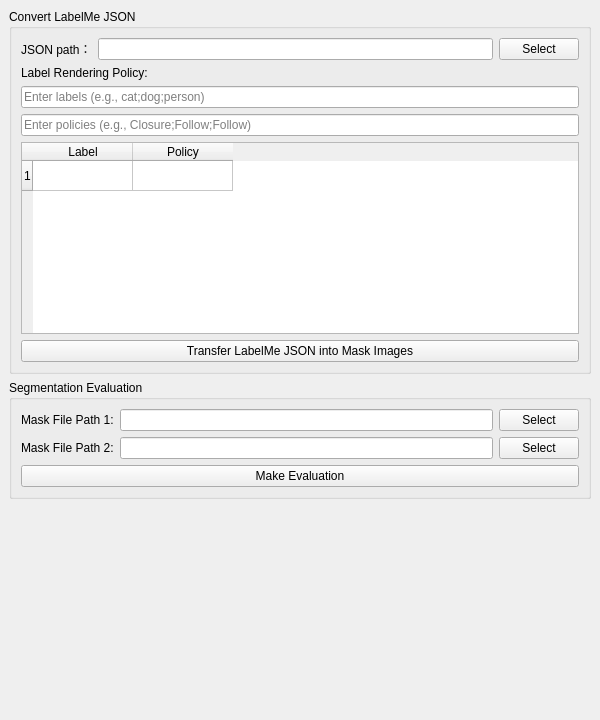
<?xml version="1.0" encoding="UTF-8"?>
<ui version="4.0">
 <class>EvalForm</class>
 <widget class="QWidget" name="EvalForm">
  <property name="geometry">
   <rect>
    <x>0</x>
    <y>0</y>
    <width>600</width>
    <height>720</height>
   </rect>
  </property>
  <property name="windowTitle">
   <string>Evaluation</string>
  </property>
  <layout class="QVBoxLayout" name="verticalLayout">
   <property name="spacing">
    <number>6</number>
   </property>
   <property name="leftMargin">
    <number>9</number>
   </property>
   <property name="topMargin">
    <number>9</number>
   </property>
   <property name="rightMargin">
    <number>9</number>
   </property>
   <property name="bottomMargin">
    <number>9</number>
   </property>

   <!-- 使用 GroupBox 包装第一部分 -->
   <item>
    <widget class="QGroupBox" name="groupLabelme">
     <property name="title">
      <string>Convert LabelMe JSON</string>
     </property>
     <layout class="QVBoxLayout" name="verticalLayout_2">
      <item>
       <layout class="QHBoxLayout" name="horizontalLayout_json">
        <item>
         <widget class="QLabel" name="labelTrainJson">
          <property name="text">
           <string>JSON path：</string>
          </property>
         </widget>
        </item>
        <item>
         <widget class="QLineEdit" name="lineTrainJson"/>
        </item>
        <item>
         <widget class="QPushButton" name="btnSelectJson">
          <property name="text">
           <string>Select</string>
          </property>
         </widget>
        </item>
       </layout>
      </item>
      <item>
       <widget class="QLabel" name="labelPolicy">
        <property name="text">
         <string>Label Rendering Policy:</string>
        </property>
       </widget>
      </item>
      <item>
       <widget class="QLineEdit" name="lineLabelFilter">
        <property name="placeholderText">
         <string>Enter labels (e.g., cat;dog;person)</string>
        </property>
       </widget>
      </item>
      <item>
       <widget class="QLineEdit" name="linePolicy">
        <property name="placeholderText">
         <string>Enter policies (e.g., Closure;Follow;Follow)</string>
        </property>
       </widget>
      </item>
      <item>
       <widget class="QTableWidget" name="tablePolicy">
        <property name="sizePolicy">
         <sizepolicy hsizetype="Expanding" vsizetype="Expanding">
          <horstretch>0</horstretch>
          <verstretch>1</verstretch>
         </sizepolicy>
        </property>
        <property name="columnCount">
         <number>2</number>
        </property>
        <attribute name="horizontalHeaderVisible">
         <bool>true</bool>
        </attribute>
        <row/>
        <column>
         <property name="text">
          <string>Label</string>
         </property>
        </column>
        <column>
         <property name="text">
          <string>Policy</string>
         </property>
        </column>
       </widget>
      </item>
      <item>
       <widget class="QPushButton" name="btnLabelme2Mask">
        <property name="text">
         <string>Transfer LabelMe JSON into Mask Images</string>
        </property>
       </widget>
      </item>
     </layout>
    </widget>
   </item>

   <!-- 使用 GroupBox 包装第二部分 -->
   <item>
    <widget class="QGroupBox" name="groupEval">
     <property name="title">
      <string>Segmentation Evaluation</string>
     </property>
     <layout class="QVBoxLayout" name="verticalLayout_3">
      <item>
       <layout class="QHBoxLayout" name="horizontalLayout_mask1">
        <item>
         <widget class="QLabel" name="labelMask1">
          <property name="text">
           <string>Mask File Path 1:</string>
          </property>
         </widget>
        </item>
        <item>
         <widget class="QLineEdit" name="lineMask1"/>
        </item>
        <item>
         <widget class="QPushButton" name="btnSelectMask1">
          <property name="text">
           <string>Select</string>
          </property>
         </widget>
        </item>
       </layout>
      </item>
      <item>
       <layout class="QHBoxLayout" name="horizontalLayout_mask2">
        <item>
         <widget class="QLabel" name="labelMask2">
          <property name="text">
           <string>Mask File Path 2:</string>
          </property>
         </widget>
        </item>
        <item>
         <widget class="QLineEdit" name="lineMask2"/>
        </item>
        <item>
         <widget class="QPushButton" name="btnSelectMask2">
          <property name="text">
           <string>Select</string>
          </property>
         </widget>
        </item>
       </layout>
      </item>
      <item>
       <widget class="QPushButton" name="btnEval">
        <property name="text">
         <string>Make Evaluation</string>
        </property>
       </widget>
      </item>
     </layout>
    </widget>
   </item>

   <item>
    <spacer name="verticalSpacer">
     <property name="orientation">
      <enum>Qt::Vertical</enum>
     </property>
     <property name="sizeHint" stdset="0">
      <size>
       <width>20</width>
       <height>40</height>
      </size>
     </property>
    </spacer>
   </item>
  </layout>
 </widget>
 <resources/>
 <connections/>
</ui>
